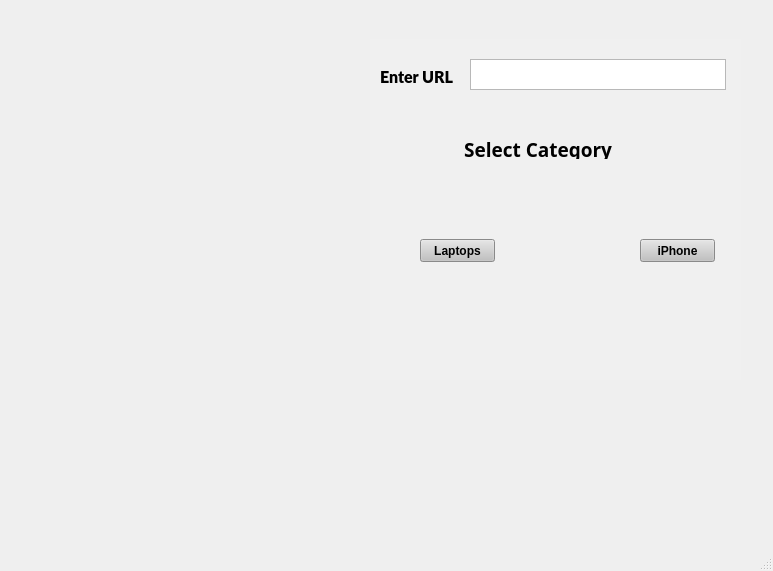
<?xml version="1.0" encoding="UTF-8"?>
<ui version="4.0">
 <class>login_window</class>
 <widget class="QMainWindow" name="login_window">
  <property name="geometry">
   <rect>
    <x>0</x>
    <y>0</y>
    <width>773</width>
    <height>571</height>
   </rect>
  </property>
  <property name="windowTitle">
   <string>MainWindow</string>
  </property>
  <widget class="QWidget" name="centralwidget">
   <widget class="QWidget" name="widget" native="true">
    <property name="geometry">
     <rect>
      <x>10</x>
      <y>9</y>
      <width>751</width>
      <height>551</height>
     </rect>
    </property>
    <widget class="QLabel" name="label">
     <property name="geometry">
      <rect>
       <x>10</x>
       <y>0</y>
       <width>751</width>
       <height>541</height>
      </rect>
     </property>
     <property name="styleSheet">
      <string notr="true">
border-image: url(:/images/95-951162_black-aesthetic-wallpaper-laptop.jpg);
border top-left radius: 60px</string>
     </property>
     <property name="text">
      <string/>
     </property>
    </widget>
    <widget class="QLabel" name="label_2">
     <property name="geometry">
      <rect>
       <x>360</x>
       <y>30</y>
       <width>371</width>
       <height>341</height>
      </rect>
     </property>
     <property name="font">
      <font>
       <weight>75</weight>
       <bold>true</bold>
      </font>
     </property>
     <property name="styleSheet">
      <string notr="true">background-color: rgba(240,240,240,240)
</string>
     </property>
     <property name="text">
      <string/>
     </property>
    </widget>
    <widget class="QLabel" name="label_3">
     <property name="geometry">
      <rect>
       <x>370</x>
       <y>60</y>
       <width>81</width>
       <height>16</height>
      </rect>
     </property>
     <property name="font">
      <font>
       <family>Lato Black</family>
       <pointsize>12</pointsize>
       <weight>75</weight>
       <bold>true</bold>
      </font>
     </property>
     <property name="text">
      <string>Enter URL</string>
     </property>
    </widget>
    <widget class="QTextBrowser" name="textBrowser">
     <property name="geometry">
      <rect>
       <x>460</x>
       <y>50</y>
       <width>256</width>
       <height>31</height>
      </rect>
     </property>
    </widget>
    <widget class="QLabel" name="label_4">
     <property name="geometry">
      <rect>
       <x>390</x>
       <y>130</y>
       <width>281</width>
       <height>20</height>
      </rect>
     </property>
     <property name="font">
      <font>
       <family>Sitka Small</family>
       <pointsize>14</pointsize>
       <weight>75</weight>
       <italic>false</italic>
       <bold>true</bold>
      </font>
     </property>
     <property name="text">
      <string>             Select Category</string>
     </property>
    </widget>
    <widget class="QPushButton" name="laptop_btn">
     <property name="geometry">
      <rect>
       <x>410</x>
       <y>230</y>
       <width>75</width>
       <height>23</height>
      </rect>
     </property>
     <property name="font">
      <font>
       <weight>75</weight>
       <bold>true</bold>
      </font>
     </property>
     <property name="styleSheet">
      <string notr="true">background-color: rgb(91, 91, 91);
background-color: rgb(193, 193, 193);</string>
     </property>
     <property name="text">
      <string>Laptops</string>
     </property>
    </widget>
    <widget class="QPushButton" name="iphone_btn">
     <property name="geometry">
      <rect>
       <x>630</x>
       <y>230</y>
       <width>75</width>
       <height>23</height>
      </rect>
     </property>
     <property name="font">
      <font>
       <weight>75</weight>
       <bold>true</bold>
      </font>
     </property>
     <property name="styleSheet">
      <string notr="true">background-color: rgb(193, 193, 193);</string>
     </property>
     <property name="text">
      <string>iPhone</string>
     </property>
    </widget>
    <widget class="QLabel" name="label_5">
     <property name="geometry">
      <rect>
       <x>670</x>
       <y>370</y>
       <width>691</width>
       <height>571</height>
      </rect>
     </property>
     <property name="styleSheet">
      <string notr="true">background-image: url(:/images/P-638079-u9e2a6JrTf-1.jpg);
border-color: rgb(198, 198, 198);
border-image: url(:/images/P-638079-u9e2a6JrTf-1.jpg);</string>
     </property>
     <property name="text">
      <string/>
     </property>
    </widget>
   </widget>
  </widget>
  <widget class="QMenuBar" name="menubar">
   <property name="geometry">
    <rect>
     <x>0</x>
     <y>0</y>
     <width>773</width>
     <height>21</height>
    </rect>
   </property>
  </widget>
  <widget class="QStatusBar" name="statusbar"/>
 </widget>
 <resources>
  <include location="form1.qrc"/>
 </resources>
 <connections/>
</ui>
